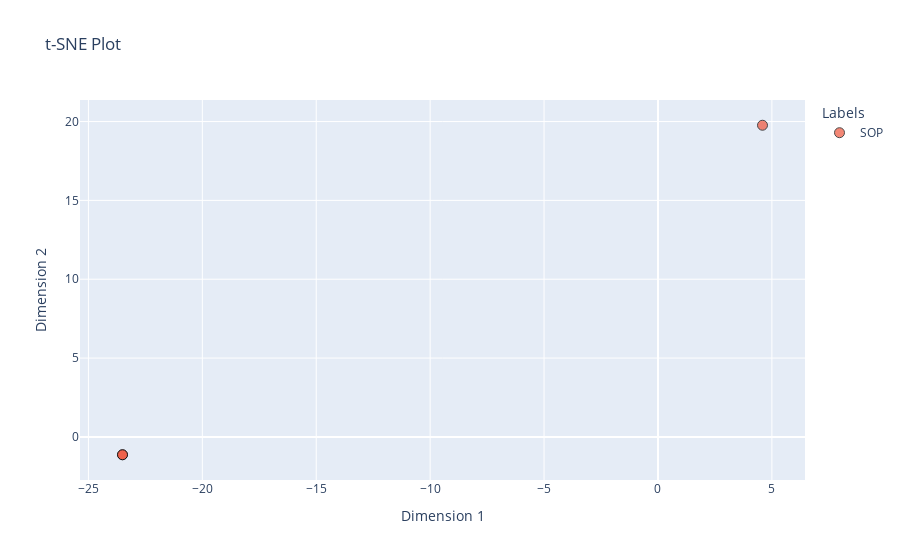

Here is the notebook cell this chart was saved with:
### Code cell
import pandas as pd
import numpy as np
import plotly.express as px
from sklearn.manifold import TSNE
import re

# Cargar los datos
df = pd.read_csv('df_files03.csv')
X = df[[col for col in df.columns if col[0] == 'v']].values

# Reducir dimensionalidad con t-SNE
X2 = TSNE(n_components=2, init='random', random_state=42).fit_transform(X)

# Definir los patrones que deseas extraer
patterns = r'SOP'

# Crear una lista de etiquetas, asegurando que no se produzca un IndexError
labels = [re.findall(patterns, name)[0] if re.findall(patterns, name) else None for name in df.filename]

# Crear un DataFrame para los datos de t-SNE
df_X2 = pd.DataFrame(X2, columns=['Dimension 1', 'Dimension 2'])
df_X2['label'] = labels
df_X2['document'] = df.filename

# Crear un gráfico interactivo con Plotly
fig = px.scatter(df_X2, x='Dimension 1', y='Dimension 2', color='label', hover_name='document',
                 title='t-SNE Plot', opacity=0.7)

# Personalizar el diseño
fig.update_traces(marker=dict(size=10, line=dict(width=1, color='black')))
fig.update_layout(legend_title_text='Labels')

# Mostrar el gráfico
fig.show()

# Guardar DataFrame con los resultados
df_X2.to_csv('X2_data.csv', index=False)

### Figure 1 — Plotly figure (JSON) as saved in the notebook; plotly's stock layout.template omitted (floating-point values rounded to 4 significant figures)
{"data": [{"hovertemplate": "<b>%{hovertext}</b><br><br>label=SOP<br>Dimension 1=%{x}<br>Dimension 2=%{y}<extra></extra>", "hovertext": ["Anexo T.03.03 - 80059353 MIRISTATO DE ISOPROPILO", "Anexo T.03.03 - 80770359 ALCOHOL ISOPROPILICO", "T.03.03 - 80770359 ALCOHOL ISOPROPILICO"], "legendgroup": "SOP", "marker": {"color": "#EF553B", "line": {"color": "black", "width": 1}, "opacity": 0.7, "size": 10, "symbol": "circle"}, "mode": "markers", "name": "SOP", "orientation": "v", "showlegend": true, "type": "scatter", "x": [-23.5, -23.5, 4.588], "xaxis": "x", "y": [-1.13, -1.13, 19.76], "yaxis": "y"}], "layout": {"legend": {"title": {"text": "Labels"}, "tracegroupgap": 0}, "title": {"text": "t-SNE Plot"}, "xaxis": {"anchor": "y", "domain": [0, 1], "title": {"text": "Dimension 1"}}, "yaxis": {"anchor": "x", "domain": [0, 1], "title": {"text": "Dimension 2"}}}}
